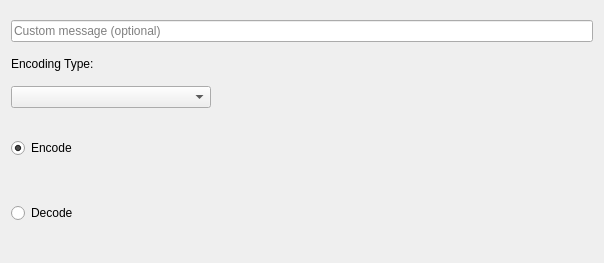
<?xml version="1.0" encoding="UTF-8"?>
<ui version="4.0">
 <class>Compressor</class>
 <widget class="QWidget" name="Compressor">
  <property name="geometry">
   <rect>
    <x>0</x>
    <y>0</y>
    <width>604</width>
    <height>263</height>
   </rect>
  </property>
  <property name="baseSize">
   <size>
    <width>0</width>
    <height>0</height>
   </size>
  </property>
  <property name="windowTitle">
   <string>Form</string>
  </property>
  <layout class="QVBoxLayout" name="verticalLayout">
   <item>
    <widget class="QLineEdit" name="custom">
     <property name="placeholderText">
      <string>Custom message (optional)</string>
     </property>
     <property name="clearButtonEnabled">
      <bool>true</bool>
     </property>
    </widget>
   </item>
   <item>
    <widget class="QLabel" name="label">
     <property name="sizePolicy">
      <sizepolicy hsizetype="Minimum" vsizetype="Maximum">
       <horstretch>0</horstretch>
       <verstretch>0</verstretch>
      </sizepolicy>
     </property>
     <property name="maximumSize">
      <size>
       <width>120</width>
       <height>16777215</height>
      </size>
     </property>
     <property name="layoutDirection">
      <enum>Qt::LeftToRight</enum>
     </property>
     <property name="text">
      <string>Encoding Type:</string>
     </property>
     <property name="scaledContents">
      <bool>false</bool>
     </property>
     <property name="alignment">
      <set>Qt::AlignLeading|Qt::AlignLeft|Qt::AlignVCenter</set>
     </property>
     <property name="wordWrap">
      <bool>false</bool>
     </property>
    </widget>
   </item>
   <item>
    <widget class="QComboBox" name="cb_type">
     <property name="sizePolicy">
      <sizepolicy hsizetype="Preferred" vsizetype="Maximum">
       <horstretch>0</horstretch>
       <verstretch>0</verstretch>
      </sizepolicy>
     </property>
     <property name="maximumSize">
      <size>
       <width>200</width>
       <height>16777215</height>
      </size>
     </property>
     <property name="currentText">
      <string/>
     </property>
    </widget>
   </item>
   <item>
    <widget class="QRadioButton" name="rd_enc">
     <property name="maximumSize">
      <size>
       <width>16777215</width>
       <height>50</height>
      </size>
     </property>
     <property name="text">
      <string>Encode</string>
     </property>
     <property name="checked">
      <bool>true</bool>
     </property>
    </widget>
   </item>
   <item>
    <widget class="QRadioButton" name="rd_dec">
     <property name="maximumSize">
      <size>
       <width>16777215</width>
       <height>50</height>
      </size>
     </property>
     <property name="text">
      <string>Decode</string>
     </property>
    </widget>
   </item>
  </layout>
 </widget>
 <resources/>
 <connections/>
</ui>
